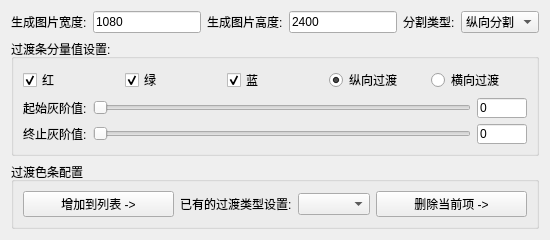
        <widget class="QWidget" name="tab_9">
         <attribute name="title">
          <string>灰阶彩带图</string>
         </attribute>
         <layout class="QGridLayout" name="gridLayout_26">
          <item row="0" column="0">
           <layout class="QVBoxLayout" name="verticalLayout_24">
            <item>
             <layout class="QHBoxLayout" name="horizontalLayout_117">
              <item>
               <layout class="QHBoxLayout" name="horizontalLayout_101">
                <item>
                 <widget class="QLabel" name="label_100">
                  <property name="text">
                   <string>生成图片宽度:</string>
                  </property>
                 </widget>
                </item>
                <item>
                 <widget class="QLineEdit" name="Type9_width">
                  <property name="text">
                   <string>1080</string>
                  </property>
                 </widget>
                </item>
               </layout>
              </item>
              <item>
               <layout class="QHBoxLayout" name="horizontalLayout_100">
                <item>
                 <widget class="QLabel" name="label_99">
                  <property name="text">
                   <string>生成图片高度:</string>
                  </property>
                 </widget>
                </item>
                <item>
                 <widget class="QLineEdit" name="Type9_height">
                  <property name="text">
                   <string>2400</string>
                  </property>
                 </widget>
                </item>
               </layout>
              </item>
              <item>
               <layout class="QHBoxLayout" name="horizontalLayout_37">
                <item>
                 <widget class="QLabel" name="label_21">
                  <property name="maximumSize">
                   <size>
                    <width>70</width>
                    <height>16777215</height>
                   </size>
                  </property>
                  <property name="text">
                   <string>分割类型:</string>
                  </property>
                 </widget>
                </item>
                <item>
                 <widget class="QComboBox" name="Type9_sub_type">
                  <item>
                   <property name="text">
                    <string>纵向分割</string>
                   </property>
                  </item>
                  <item>
                   <property name="text">
                    <string>横向分割</string>
                   </property>
                  </item>
                 </widget>
                </item>
               </layout>
              </item>
             </layout>
            </item>
            <item>
             <widget class="QGroupBox" name="groupBox_2">
              <property name="title">
               <string>过渡条分量值设置:</string>
              </property>
              <layout class="QGridLayout" name="gridLayout_24">
               <item row="0" column="0">
                <layout class="QVBoxLayout" name="verticalLayout_23">
                 <item>
                  <layout class="QHBoxLayout" name="horizontalLayout_118">
                   <item>
                    <widget class="QCheckBox" name="Type9_r">
                     <property name="text">
                      <string>红</string>
                     </property>
                     <property name="checked">
                      <bool>true</bool>
                     </property>
                    </widget>
                   </item>
                   <item>
                    <widget class="QCheckBox" name="Type9_g">
                     <property name="text">
                      <string>绿</string>
                     </property>
                     <property name="checked">
                      <bool>true</bool>
                     </property>
                    </widget>
                   </item>
                   <item>
                    <widget class="QCheckBox" name="Type9_b">
                     <property name="text">
                      <string>蓝</string>
                     </property>
                     <property name="checked">
                      <bool>true</bool>
                     </property>
                    </widget>
                   </item>
                   <item>
                    <widget class="QRadioButton" name="Type9_sub_band_type1">
                     <property name="text">
                      <string>纵向过渡</string>
                     </property>
                     <property name="checked">
                      <bool>true</bool>
                     </property>
                    </widget>
                   </item>
                   <item>
                    <widget class="QRadioButton" name="Type9_sub_band_type2">
                     <property name="text">
                      <string>横向过渡</string>
                     </property>
                    </widget>
                   </item>
                  </layout>
                 </item>
                 <item>
                  <layout class="QHBoxLayout" name="horizontalLayout_38">
                   <item>
                    <widget class="QLabel" name="label_22">
                     <property name="text">
                      <string>起始灰阶值:</string>
                     </property>
                    </widget>
                   </item>
                   <item>
                    <widget class="QSlider" name="Type9_start_gray">
                     <property name="maximum">
                      <number>255</number>
                     </property>
                     <property name="orientation">
                      <enum>Qt::Horizontal</enum>
                     </property>
                    </widget>
                   </item>
                   <item>
                    <widget class="QLineEdit" name="Type9_start_gray_val">
                     <property name="maximumSize">
                      <size>
                       <width>50</width>
                       <height>20</height>
                      </size>
                     </property>
                     <property name="text">
                      <string>0</string>
                     </property>
                    </widget>
                   </item>
                  </layout>
                 </item>
                 <item>
                  <layout class="QHBoxLayout" name="horizontalLayout_39">
                   <item>
                    <widget class="QLabel" name="label_36">
                     <property name="text">
                      <string>终止灰阶值:</string>
                     </property>
                    </widget>
                   </item>
                   <item>
                    <widget class="QSlider" name="Type9_stop_gray">
                     <property name="maximum">
                      <number>255</number>
                     </property>
                     <property name="orientation">
                      <enum>Qt::Horizontal</enum>
                     </property>
                    </widget>
                   </item>
                   <item>
                    <widget class="QLineEdit" name="Type9_stop_gray_val">
                     <property name="maximumSize">
                      <size>
                       <width>50</width>
                       <height>20</height>
                      </size>
                     </property>
                     <property name="text">
                      <string>0</string>
                     </property>
                    </widget>
                   </item>
                  </layout>
                 </item>
                </layout>
               </item>
              </layout>
             </widget>
            </item>
            <item>
             <widget class="QGroupBox" name="groupBox_13">
              <property name="title">
               <string>过渡色条配置</string>
              </property>
              <layout class="QGridLayout" name="gridLayout_25">
               <item row="0" column="0">
                <layout class="QHBoxLayout" name="horizontalLayout_119">
                 <item>
                  <widget class="QPushButton" name="Type9_add_btn">
                   <property name="text">
                    <string>增加到列表 -&gt;</string>
                   </property>
                  </widget>
                 </item>
                 <item>
                  <layout class="QHBoxLayout" name="horizontalLayout_40">
                   <item>
                    <widget class="QLabel" name="label_37">
                     <property name="sizePolicy">
                      <sizepolicy hsizetype="Preferred" vsizetype="Preferred">
                       <horstretch>0</horstretch>
                       <verstretch>20</verstretch>
                      </sizepolicy>
                     </property>
                     <property name="maximumSize">
                      <size>
                       <width>150</width>
                       <height>16777215</height>
                      </size>
                     </property>
                     <property name="text">
                      <string>已有的过渡类型设置:</string>
                     </property>
                    </widget>
                   </item>
                   <item>
                    <widget class="QComboBox" name="Type9_sub_list">
                     <property name="maximumSize">
                      <size>
                       <width>300</width>
                       <height>16777215</height>
                      </size>
                     </property>
                    </widget>
                   </item>
                  </layout>
                 </item>
                 <item>
                  <widget class="QPushButton" name="Type9_del_btn">
                   <property name="text">
                    <string>删除当前项 -&gt;</string>
                   </property>
                  </widget>
                 </item>
                </layout>
               </item>
              </layout>
             </widget>
            </item>
           </layout>
          </item>
         </layout>
        </widget>
